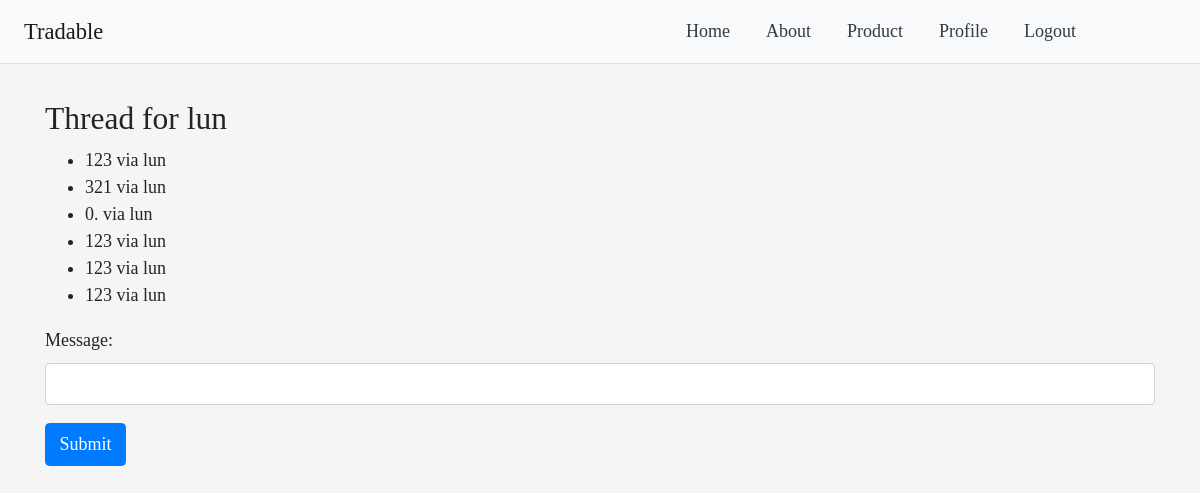
/messages/lun (signed in), run on the app's committed database.
### chat/models.py (models this page shows, shortened)
class Thread(models.Model):
    first = models.ForeignKey(settings.AUTH_USER_MODEL, on_delete=models.CASCADE, related_name='chat_thread_first')
    second = models.ForeignKey(settings.AUTH_USER_MODEL, on_delete=models.CASCADE, related_name='chat_thread_second')
    updated = models.DateTimeField(auto_now=True)
    timestamp = models.DateTimeField(auto_now_add=True)
    objects = ThreadManager()

class ChatMessage(models.Model):
    thread = models.ForeignKey(Thread, null=True, blank=True, on_delete=models.SET_NULL)
    user = models.ForeignKey(settings.AUTH_USER_MODEL, verbose_name='sender', on_delete=models.CASCADE)
    message = models.TextField()
    timestamp = models.DateTimeField(auto_now_add=True)

### chat/views.py (the view, shortened to what this page needs)
# urls.py: re_path(r"^(?P<username>[\w.@+-]+)", ThreadView.as_view()),
class ThreadView(LoginRequiredMixin, FormMixin, DetailView):
    template_name = 'chat/thread.html'
    form_class = ComposeForm
    success_url = './'
    def get_object(self):
        other_username = self.kwargs.get("username")
        obj, created = Thread.objects.get_or_new(self.request.user, other_username)
        if obj == None:
            raise Http404
        return obj
    def get_context_data(self, **kwargs):
        context = super().get_context_data(**kwargs)
        context['form'] = self.get_form()
        return context

### chat/forms.py
class ComposeForm(forms.Form):
    message = forms.CharField(
        widget=forms.TextInput(
            attrs={"class": "form-control"}
        )
    )

### chat/models.py (called while the page is built, shortened)
    def get_or_new(self, user, other_username):  # get_or_create
        username = user.username
        if username == other_username:
            return None
        qlookup1 = Q(first__username=username) & Q(second__username=other_username)
        qlookup2 = Q(first__username=other_username) & Q(second__username=username)
        qs = self.get_queryset().filter(qlookup1 | qlookup2).distinct()
        if qs.count() == 1:
            return qs.first(), False
        elif qs.count() > 1:
            return qs.order_by('timestamp').first(), False

### chat/templates/chat/thread.html (shortened to what this page needs)
{% extends "base.html" %}
{% block content %}
<h3>Thread for {% if user != object.first %}{{ object.first }}{% else %}{{ object.second }}{% endif %}</h3>
<ul id='chat-items'>
{% for chat in object.chatmessage_set.all %}
<li>{{ chat.message }} via {{ chat.user }}</li>
{% endfor %}
</ul>
<form id='form' method='POST'> {% csrf_token %}
    {{form.as_p }}
<input type='submit' class='btn btn-primary'/>
</form>
{% endblock %}

### templates/base.html (style rules this page uses)
* { font-family: Calibri; font-size: 18px; }
*, *:before, *:after { box-sizing: border-box; }
body { background: whitesmoke; }

### data on the page
Thread: first "lun"
ChatMessage: message "123", user "lun"
ChatMessage: message "321", user "lun"
ChatMessage: message "0.", user "lun"
ChatMessage: message "123", user "lun"
ChatMessage: message "123", user "lun"
ChatMessage: message "123", user "lun"
